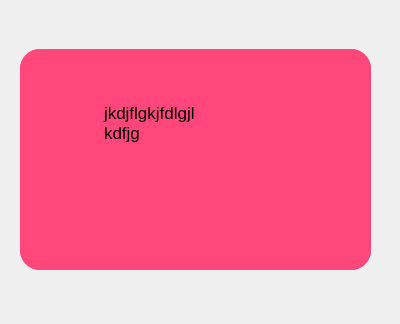
<?xml version="1.0" encoding="UTF-8"?>
<ui version="4.0">
 <class>DOCXWindow</class>
 <widget class="QWidget" name="DOCXWindow">
  <property name="geometry">
   <rect>
    <x>0</x>
    <y>0</y>
    <width>400</width>
    <height>324</height>
   </rect>
  </property>
  <property name="minimumSize">
   <size>
    <width>0</width>
    <height>0</height>
   </size>
  </property>
  <property name="windowTitle">
   <string>DOCXWindow</string>
  </property>
  <widget class="QScrollArea" name="scrollArea">
   <property name="geometry">
    <rect>
     <x>20</x>
     <y>49</y>
     <width>351</width>
     <height>221</height>
    </rect>
   </property>
   <property name="minimumSize">
    <size>
     <width>0</width>
     <height>0</height>
    </size>
   </property>
   <property name="styleSheet">
    <string notr="true">background-color: rgb(255, 71, 123);
border-radius: 20px</string>
   </property>
   <property name="widgetResizable">
    <bool>true</bool>
   </property>
   <widget class="QWidget" name="scrollAreaWidgetContents">
    <property name="geometry">
     <rect>
      <x>0</x>
      <y>0</y>
      <width>351</width>
      <height>221</height>
     </rect>
    </property>
    <widget class="QTextEdit" name="textEdit">
     <property name="geometry">
      <rect>
       <x>80</x>
       <y>50</y>
       <width>104</width>
       <height>74</height>
      </rect>
     </property>
     <property name="html">
      <string>&lt;!DOCTYPE HTML PUBLIC &quot;-//W3C//DTD HTML 4.0//EN&quot; &quot;http://www.w3.org/TR/REC-html40/strict.dtd&quot;&gt;
&lt;html&gt;&lt;head&gt;&lt;meta name=&quot;qrichtext&quot; content=&quot;1&quot; /&gt;&lt;meta charset=&quot;utf-8&quot; /&gt;&lt;style type=&quot;text/css&quot;&gt;
p, li { white-space: pre-wrap; }
hr { height: 1px; border-width: 0; }
&lt;/style&gt;&lt;/head&gt;&lt;body style=&quot; font-family:'.AppleSystemUIFont'; font-size:13pt; font-weight:400; font-style:normal;&quot;&gt;
&lt;p style=&quot; margin-top:0px; margin-bottom:0px; margin-left:0px; margin-right:0px; -qt-block-indent:0; text-indent:0px;&quot;&gt;jkdjflgkjfdlgjlkdfjg&lt;/p&gt;&lt;/body&gt;&lt;/html&gt;</string>
     </property>
    </widget>
   </widget>
  </widget>
  <widget class="QWidget" name="verticalLayoutWidget">
   <property name="geometry">
    <rect>
     <x>0</x>
     <y>40</y>
     <width>391</width>
     <height>241</height>
    </rect>
   </property>
   <layout class="QVBoxLayout" name="verticalLayout"/>
  </widget>
 </widget>
 <resources/>
 <connections/>
</ui>
